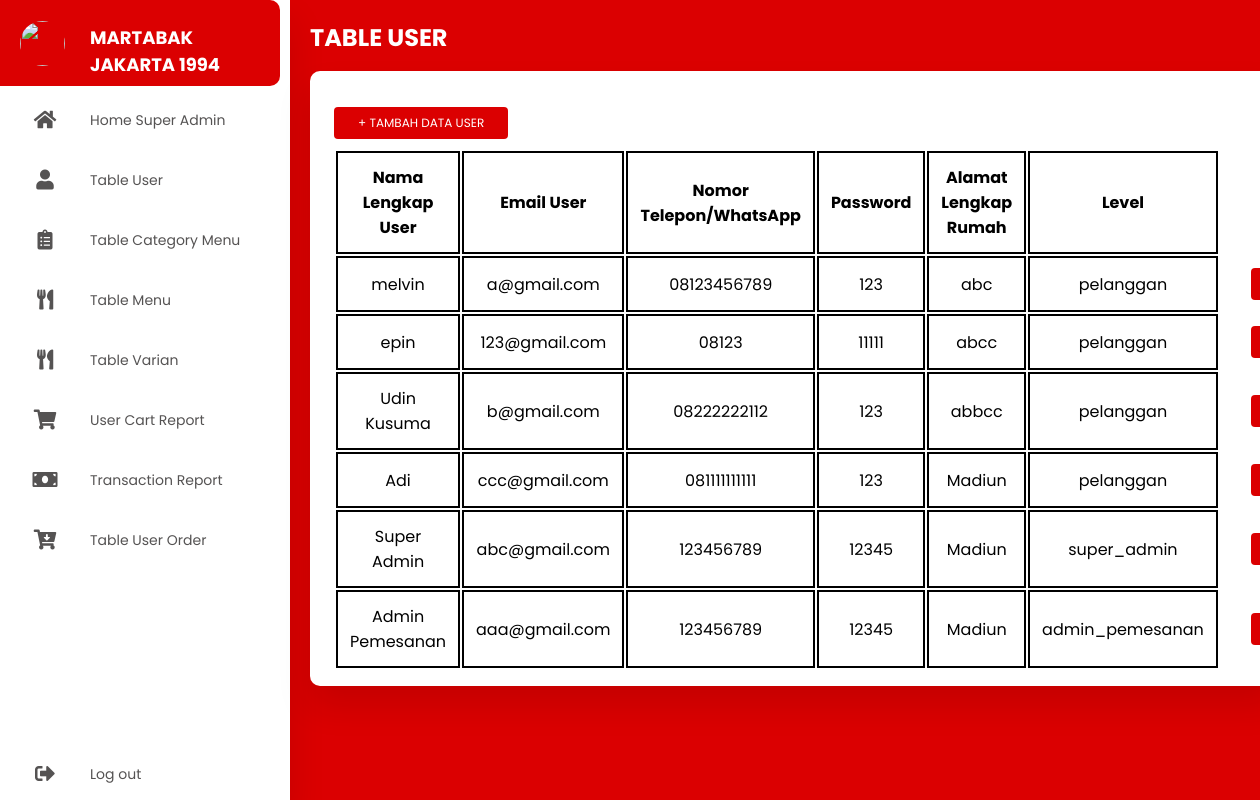
The app's page /admin/global-table-user.php (signed in) with its own data.
### tables this page shows
CREATE TABLE `user` (
  `id_user` int(11) NOT NULL,
  `full_name` varchar(200) DEFAULT NULL,
  `email` varchar(200) DEFAULT NULL,
  `phone_number` varchar(200) DEFAULT NULL,
  `password` varchar(200) DEFAULT NULL,
  `address` text DEFAULT NULL,
  `level` varchar(200) DEFAULT NULL
);

### admin/global-table-user.php (the view, shortened to what this page needs)
<!DOCTYPE html>
    <html lang="en">
    <head>
      <link rel="stylesheet" href="../style/styledashboard.css" />
      <link rel="stylesheet" href="https://cdnjs.cloudflare.com/ajax/libs/font-awesome/5.15.4/css/all.min.css"/>
    </head>
    <body>
      <div class="container">
      <?php
          include 'nav-admin.php'
				?>
        <section class="main">
          <div class="main-top">
            <h1>TABLE USER</h1>
          </div>
          <div class="g-table-admin">
            <div class="card">
              <div class="">
                            <a href="add-user.php"><button class="btn-add-table">+ TAMBAH DATA USER</button></a>
                        </div>
              <div class="table-content">
        <table class="admin-table">
            <thead>
                <tr>
                    <th align="center" width="400px">Nama Lengkap User</th>
                    <th align="center" width="300px">Email User</th>
                    <th align="center" width="300px">Nomor Telepon/WhatsApp</th>
                    <th align="center" width="200px">Password</th>
                    <th align="center" width="300px">Alamat Lengkap Rumah</th>
                    <th align="center" width="300px">Level</th>
                </tr>
            </thead>
            <tbody>
                <?php
                    include '../conn.php';
                    $data = mysqli_query($conn, "SELECT * FROM `user`");
                    while($d = mysqli_fetch_array($data)){
                        ?>
                        <tr>
                            <td align="center" width="200px"><?php echo $d['full_name']; ?></td>
                            <td align="center" width="200px"><?php echo $d['email']; ?></td>
                            <td align="center" width="200px"><?php echo $d['phone_number']; ?></td>
                            <td align="center" width="200px"><?php echo $d['password']; ?></td>
                            <td align="center" width="200px"><?php echo $d['address']; ?></td>
                            <td align="center" width="200px"><?php echo $d['level']; ?></td>
                            <th align="center">
                                <div class="btn-table">
                                    <a href="edit-user.php?id_user=<?php echo $d['id_user']; ?>"><button class="">EDIT</button></a>
                                </div>
                            </th>
                        </tr>
                        <?php
                    }
                        ?>
            </tbody>
        </table>
              </div>
            </div>
          </div>
        </section>
      </div>
    </body>
    </html>

### style/styledashboard.css (style rules this page uses)
* { margin: 0; padding: 0; outline: none; border: none; text-decoration: none; box-sizing: border-box; font-family: "Poppins", sans-serif; }
body { background: #db0001; }
.container { display: flex; }
.main { position: relative; padding: 20px; width: 80%; margin-left: 290px; }
.main-top { display: flex; width: 100%; color: #fff; }
.card { position: relative; display: block; width: 250px; height: 100%; border-radius: calc(40 * 1px); overflow: hidden; text-decoration: none; cursor: pointer; }
.table-content { display: flex; }
.g-table-admin { display: flex; margin-top: 16px; }
.g-table-admin .card { width: 100%; background: #fff; text-align: center; border-radius: 10px; padding: 16px 24px; box-shadow: 0 20px 35px rgba(0, 0, 0, 0.1); display: flex; flex-direction: column; align-items: flex-start; }
.admin-table thead th { padding: 12px; }
.admin-table thead tr th { border: solid 2px #000; padding: 12px; }
.admin-table tbody tr td { border: solid 2px #000; padding: 12px; }
.admin-table tbody tr th { padding: 12px; }
.btn-table { width: 200px; }
.btn-add-table { border: none; outline: none; background-color: #db0001; color: #fff; padding: 7px 24px; font-size: 12px; border-radius: 4px; margin-top: 20px; margin-bottom: 10px; cursor: pointer; }
.btn-table a button { border: none; outline: none; background-color: #db0001; color: #fff; padding: 7px 24px; font-size: 12px; border-radius: 4px; margin-left: 10px; cursor: pointer; }

### records on screen
user: full_name "melvin", email "a@gmail.com", phone_number "08123456789", password "123", address "abc", level "pelanggan"
user: full_name "epin", email "123@gmail.com", phone_number "08123", password "11111", address "abcc", level "pelanggan"
user: full_name "Udin Kusuma", email "b@gmail.com", phone_number "08222222112", password "123", address "abbcc", level "pelanggan"
user: full_name "Adi", email "ccc@gmail.com", phone_number "081111111111", password "123", address "Madiun", level "pelanggan"
user: full_name "Super Admin", email "abc@gmail.com", phone_number "123456789", password "12345", address "Madiun", level "super_admin"
user: full_name "Admin Pemesanan", email "aaa@gmail.com", phone_number "123456789", password "12345", address "Madiun", level "admin_pemesanan"
